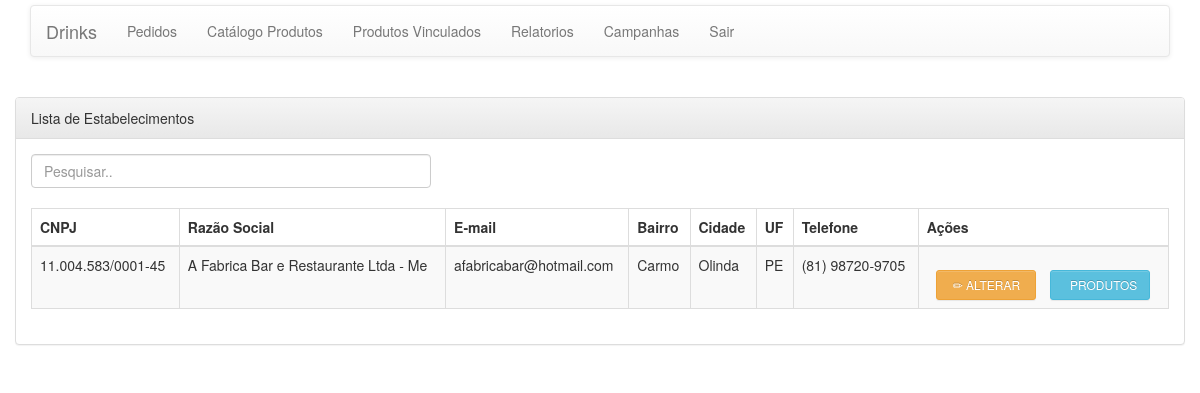
Page /pages/estabelecimento/lista.php (signed in) on the committed database.
### tables this page shows
CREATE TABLE `estabelecimento` (
  `codEstabelecimento` int(11) NOT NULL,
  `cnpj` varchar(14) NOT NULL,
  `eMail` varchar(100) NOT NULL,
  `login` varchar(50) DEFAULT NULL,
  `bairro` varchar(50) DEFAULT NULL,
  `cep` varchar(9) DEFAULT NULL,
  `cidade` varchar(50) DEFAULT NULL,
  `latitude` varchar(12) DEFAULT NULL,
  `longitude` varchar(12) DEFAULT NULL,
  `numero` int(11) DEFAULT NULL,
  `rua` varchar(150) DEFAULT NULL,
  `uf` varchar(2) DEFAULT NULL,
  `nomeFantasia` varchar(100) NOT NULL,
  `razaoSocial` varchar(100) NOT NULL,
  `senha` varchar(16) NOT NULL,
  `telefone` varchar(11) NOT NULL,
  `administrador` tinyint(1) NOT NULL DEFAULT '0'
);

### resources/functions/DB_Functions.php (called while the page is built, shortened)
<?php
function buscarRegistroPorId($table = null, $id = null, $nomeId = null)
{
    $found = null;
    try {
        $database = open_database();
        $sql = "SELECT * FROM " . $table . " WHERE " . $nomeId . " = " . $id;
        $result = $database->query($sql);
        if ($result->num_rows > 0) {
            $found = $result->fetch_all(MYSQLI_ASSOC);
        }
    } catch (Exception $e) {
        $_SESSION['message'] = $e->GetMessage();
        $_SESSION['type'] = 'danger';
    }
    return $found;
}

### pages/estabelecimento/lista.php (the view, shortened to what this page needs)
<?php
require_once ('../include/header.php');
require_once ('../menu/menu.php');
$codEstabelecimento = $_SESSION['codEstabelecimento'];
$dados = null;
if ($_SESSION['administrador'] == 1) {
    $dados = buscarTodosOsRegistros(ESTABELECIMENTO);
} else {
    $dados = buscarRegistroPorId(ESTABELECIMENTO, $codEstabelecimento, 'codEstabelecimento');
}
?>
<!DOCTYPE html>
<html lang="pt-br">
<head>
  <link rel="stylesheet" href="https://maxcdn.bootstrapcdn.com/bootstrap/3.3.7/css/bootstrap.min.css">
</head>
<body>
	<div class="container">
		<header>
			<div class="row">
    		</div>
		</header>
		<div class="row">
			<div class="panel panel-default">
				<div class="panel-heading">Lista de Estabelecimentos</div>
				<div class="panel-body">
					<input class="form-control" id="myInput" type="text"
						placeholder="Pesquisar.." style="width: 400px;"> <br>
					<table class="table table-bordered table-striped">
						<thead class="blue-grey lighten-4">
							<tr>
								<th>CNPJ</th>
								<th>Raz&atilde;o Social</th>
								<th>E-mail</th>
								<th>Bairro</th>
								<th>Cidade</th>
								<th>UF</th>
								<th>Telefone</th>
								<th align="center">A&ccedil;&otilde;es</th>
							</tr>
						</thead>
            				<?php
foreach ($dados as $estabelecimento) {
                    ?>
            				<tbody id="myTable">
							<tr>
								<td id="cnpj"><?php echo Mask('##.###.###/####-##',$estabelecimento['cnpj']); ?></td>
								<td><?php echo $estabelecimento['razaoSocial']; ?></td>
								<td><?php echo $estabelecimento['eMail']; ?></td>
								<td><?php echo $estabelecimento['bairro']; ?></td>
								<td><?php echo $estabelecimento['cidade']; ?></td>
								<td><?php echo $estabelecimento['uf']; ?></td>
								<td id="telefone"><?php echo Mask('(##) #####-####',$estabelecimento['telefone']); ?></td>
								<td align="center">
								<a title="Alterar" href="editar.php?codEstabelecimento=<?php echo  $estabelecimento['codEstabelecimento']?>"
									class="btn btn-sm btn-warning">&#9999; Alterar</a>
								<a href="../produto/lista.php?codEstabelecimento=<?php echo  $estabelecimento['codEstabelecimento']?>"
									class="btn btn-sm btn-info">&#x1a; Produtos</a></td>
							</tr>
						</tbody>
            				<?php }?>
            			</table>
				</div>
			</div>
		</div>
	</div>
</body>
</html>

### rows in the picture
estabelecimento: cnpj "11.004.583/0001-45", razaoSocial "A Fabrica Bar e Restaurante Ltda - Me", eMail "afabricabar@hotmail.com", bairro "Carmo", cidade "Olinda", uf "PE", telefone "(81) 98720-9705"
